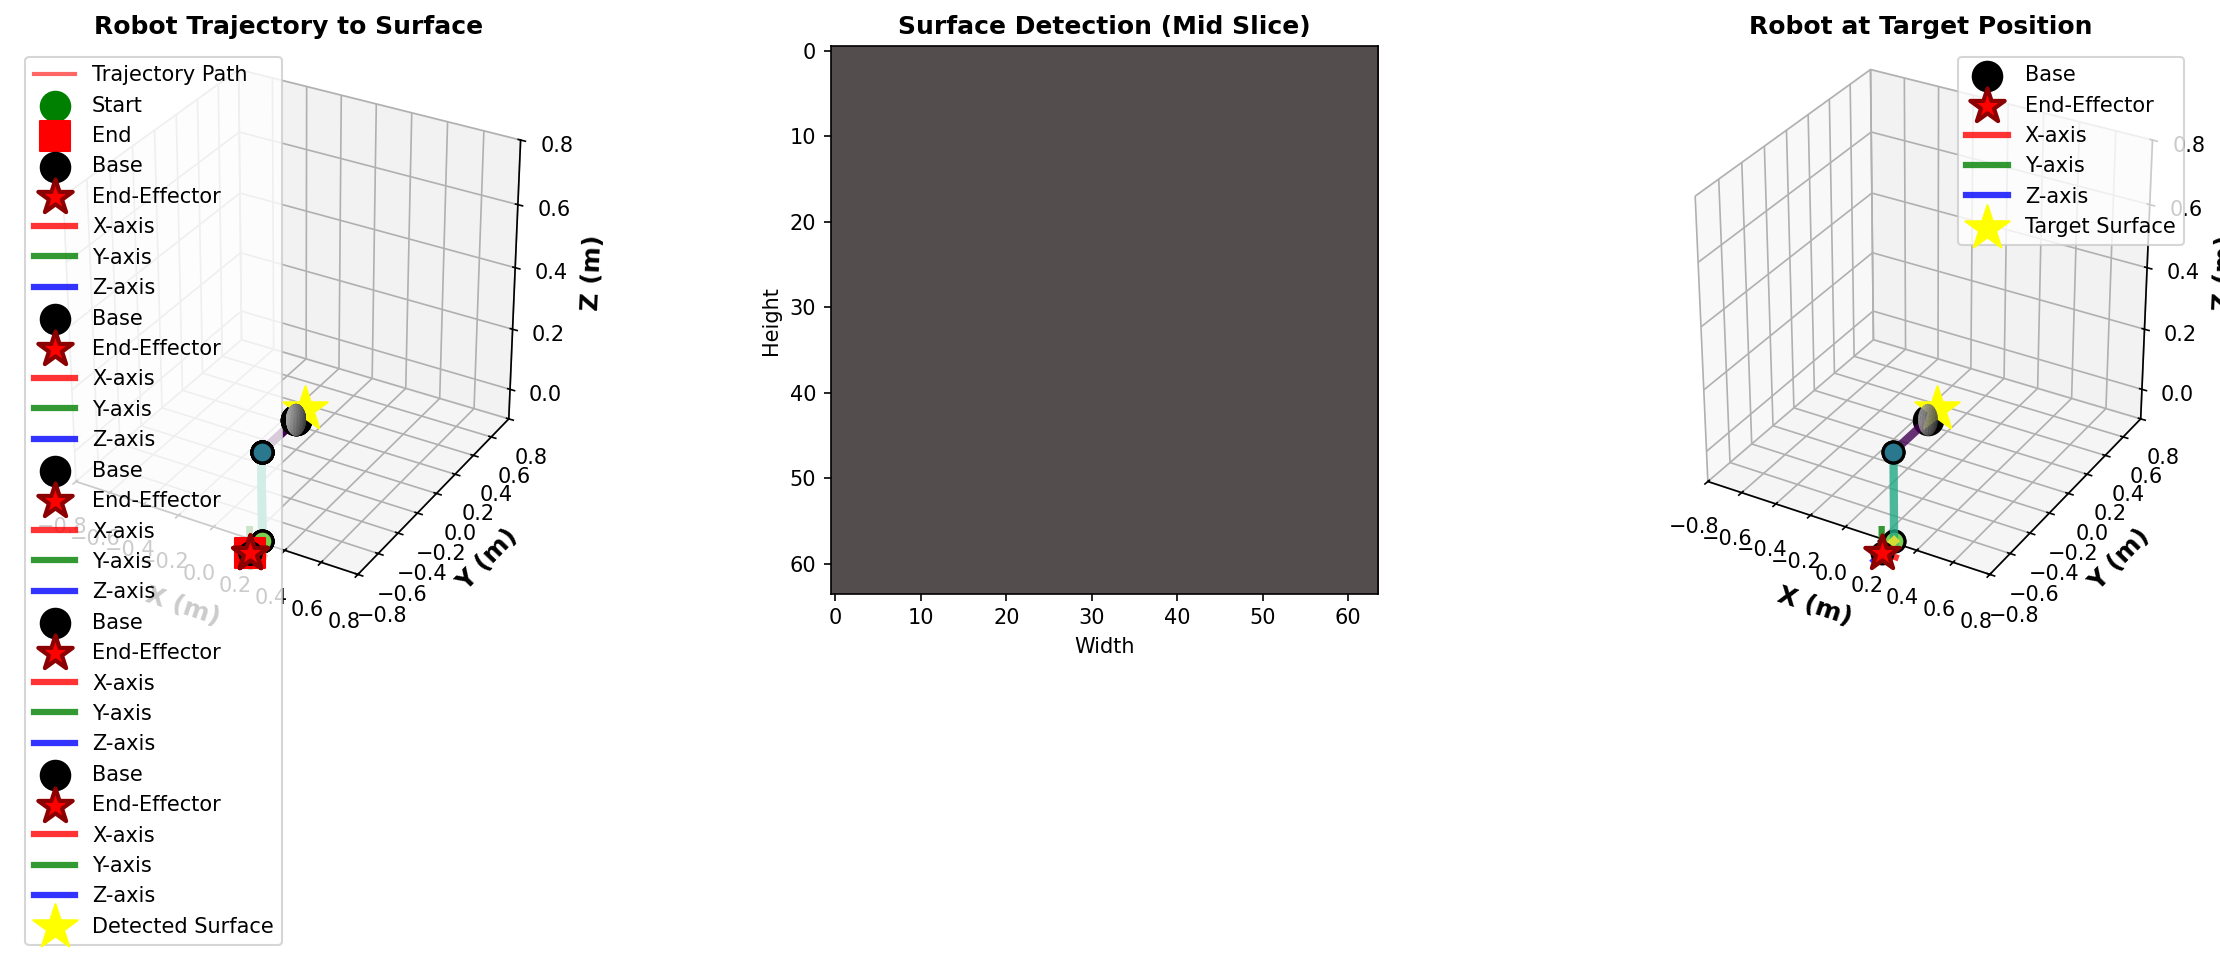

Recreate this plot in Python.
"""
Vision-Guided Robotics Integration
==================================

This module integrates the Vesuvius Surface Detection Model (Computer Vision)
with the KUKA LBR iisy 3 R760 Robot (Robotics) for vision-guided manipulation.

Integration Use Cases:
1. Surface Detection & Robot Positioning
2. Quality Inspection with Robot Manipulation
3. 3D Volume Analysis for Robot Path Planning
"""

import numpy as np
import sys
from pathlib import Path

# Add Computer Vision module to path
cv_path = Path(__file__).parent / "Computer Vision"
cv_path_str = str(cv_path)
if cv_path_str not in sys.path:
    sys.path.insert(0, cv_path_str)

# Import robotics module
from robotics import KUKALBRiisy3R760

# Import computer vision modules
# Note: Path is added to sys.path above to enable these imports
try:
    from vesuvius_model import UNet3D  # type: ignore[import-untyped]
    from inference import load_model, predict_volume  # type: ignore[import-untyped]
    CV_AVAILABLE = True
except ImportError as e:
    print(f"Warning: Computer Vision modules not available: {e}")
    CV_AVAILABLE = False
    UNet3D = None  # type: ignore[assignment]
    load_model = None  # type: ignore[assignment]
    predict_volume = None  # type: ignore[assignment]


class VisionGuidedRobot:
    """
    Integrated system combining Computer Vision and Robotics.
    
    This class demonstrates how the Vesuvius surface detection model
    can guide robot manipulation tasks.
    """
    
    def __init__(self, cv_model_path=None):
        """
        Initialize the integrated system.
        
        Args:
            cv_model_path: Path to trained CV model checkpoint (optional)
        """
        # Initialize robot
        self.robot = KUKALBRiisy3R760()
        
        # Initialize computer vision model
        self.cv_model = None
        if CV_AVAILABLE:
            if cv_model_path:
                try:
                    self.cv_model = load_model(cv_model_path, device='cpu')
                    print("[OK] Computer Vision model loaded successfully")
                except Exception as e:
                    print(f"Warning: Could not load CV model: {e}")
                    print("Using untrained model for demonstration")
                    self.cv_model = UNet3D(in_ch=1, base_ch=32, out_ch=1)
            else:
                # Use untrained model for demonstration
                self.cv_model = UNet3D(in_ch=1, base_ch=32, out_ch=1)
                print("Using untrained CV model for demonstration")
        else:
            print("Computer Vision module not available")
    
    def detect_surface_regions(self, volume_data):
        """
        Detect surface/ink regions in 3D volume using CV model.
        
        Args:
            volume_data: 3D numpy array [D, H, W] or [C, D, H, W]
            
        Returns:
            predictions: Binary predictions of surface regions
            probabilities: Probability map
        """
        if not CV_AVAILABLE or self.cv_model is None:
            raise RuntimeError("Computer Vision model not available")
        
        predictions, probabilities = predict_volume(
            self.cv_model, volume_data, device='cpu', threshold=0.5
        )
        
        return predictions, probabilities
    
    def find_surface_centroid(self, predictions):
        """
        Find the centroid of detected surface regions.
        
        Args:
            predictions: Binary prediction array [D, H, W]
            
        Returns:
            centroid: 3D position (x, y, z) in volume coordinates
        """
        # Find all positive voxels
        positive_voxels = np.argwhere(predictions > 0)
        
        if len(positive_voxels) == 0:
            return None
        
        # Calculate centroid
        centroid = np.mean(positive_voxels, axis=0)
        
        # Convert from volume coordinates to robot coordinates
        # This is a simplified mapping - adjust based on your setup
        # Assuming volume is in mm and needs scaling/translation
        robot_position = centroid * 0.001  # Convert mm to meters (example)
        
        return robot_position
    
    def plan_robot_path_to_surface(self, target_position, approach_distance=0.1):
        """
        Plan robot trajectory to approach detected surface.
        
        Args:
            target_position: 3D target position in robot frame (m)
            approach_distance: Distance to maintain from surface (m)
            
        Returns:
            trajectory: Array of joint angles for trajectory
        """
        # Get current robot position
        current_angles = np.zeros(6)  # Start from home position
        current_pos, _ = self.robot.forward_kinematics(current_angles)
        
        # Calculate approach position (offset from target)
        # Approach from above (negative z direction)
        approach_pos = target_position.copy()
        approach_pos[2] += approach_distance
        
        # Plan trajectory: current -> approach -> target
        # Step 1: Move to approach position
        ik_approach, success1 = self.robot.inverse_kinematics_numerical(
            approach_pos, 
            target_orient=np.eye(3),
            initial_guess=current_angles
        )
        
        if not success1:
            print("Warning: Could not find IK solution for approach position")
            ik_approach = current_angles
        
        # Step 2: Move to target position
        ik_target, success2 = self.robot.inverse_kinematics_numerical(
            target_position,
            target_orient=np.eye(3),
            initial_guess=ik_approach
        )
        
        if not success2:
            print("Warning: Could not find IK solution for target position")
            ik_target = ik_approach
        
        # Generate smooth trajectory
        angles1, _, _ = self.robot.generate_trajectory_joint_space(
            current_angles, ik_approach, duration=2.0, dt=0.01
        )
        
        angles2, _, _ = self.robot.generate_trajectory_joint_space(
            ik_approach, ik_target, duration=1.0, dt=0.01
        )
        
        # Combine trajectories
        trajectory = np.vstack([angles1, angles2])
        
        return trajectory, success1 and success2
    
    def inspect_surface_with_robot(self, volume_data, inspection_positions=None):
        """
        Use robot to inspect detected surface regions.
        
        Args:
            volume_data: 3D volume data
            inspection_positions: Optional list of specific positions to inspect
            
        Returns:
            inspection_results: Dictionary with inspection data
        """
        # Detect surface regions
        print("Detecting surface regions...")
        predictions, probabilities = self.detect_surface_regions(volume_data)
        
        # Find surface centroid
        surface_centroid = self.find_surface_centroid(predictions)
        
        if surface_centroid is None:
            print("No surface regions detected")
            return None
        
        print(f"Surface centroid detected at: {surface_centroid} (m)")
        
        # Plan robot path
        print("Planning robot trajectory...")
        trajectory, success = self.plan_robot_path_to_surface(surface_centroid)
        
        if not success:
            print("Warning: Trajectory planning had issues")
        
        # Compute end-effector positions along trajectory
        ee_positions = []
        for angles in trajectory:
            pos, _ = self.robot.forward_kinematics(angles)
            ee_positions.append(pos)
        
        ee_positions = np.array(ee_positions)
        
        # Prepare results
        results = {
            'surface_centroid': surface_centroid,
            'trajectory': trajectory,
            'ee_positions': ee_positions,
            'predictions': predictions,
            'probabilities': probabilities,
            'success': success
        }
        
        return results
    
    def visualize_integrated_system(self, volume_data, results=None):
        """
        Visualize the integrated vision-robotics system.
        
        Args:
            volume_data: 3D volume data
            results: Inspection results from inspect_surface_with_robot
        """
        import matplotlib.pyplot as plt
        from mpl_toolkits.mplot3d import Axes3D
        
        if results is None:
            results = self.inspect_surface_with_robot(volume_data)
        
        if results is None:
            print("No results to visualize")
            return
        
        fig = plt.figure(figsize=(16, 6))
        
        # Plot 1: Robot trajectory
        ax1 = fig.add_subplot(131, projection='3d')
        self.robot.plot_trajectory(results['trajectory'], 
                                   trajectory_positions=results['ee_positions'],
                                   ax=ax1)
        ax1.scatter(results['surface_centroid'][0],
                   results['surface_centroid'][1],
                   results['surface_centroid'][2],
                   c='yellow', s=500, marker='*', 
                   label='Detected Surface', zorder=10)
        ax1.set_title('Robot Trajectory to Surface', fontweight='bold')
        ax1.legend()
        
        # Plot 2: Surface detection visualization (2D slice)
        ax2 = fig.add_subplot(132)
        if results['predictions'].ndim == 3:
            mid_slice = results['predictions'].shape[0] // 2
            ax2.imshow(results['predictions'][mid_slice], cmap='hot', alpha=0.7)
            ax2.set_title('Surface Detection (Mid Slice)', fontweight='bold')
            ax2.set_xlabel('Width')
            ax2.set_ylabel('Height')
        
        # Plot 3: Robot at target position
        ax3 = fig.add_subplot(133, projection='3d')
        final_angles = results['trajectory'][-1]
        self.robot.plot_robot(final_angles, ax3)
        ax3.scatter(results['surface_centroid'][0],
                   results['surface_centroid'][1],
                   results['surface_centroid'][2],
                   c='yellow', s=500, marker='*', 
                   label='Target Surface', zorder=10)
        ax3.set_title('Robot at Target Position', fontweight='bold')
        ax3.legend()
        
        plt.tight_layout()
        plt.savefig('vision_guided_robotics.png', dpi=150, bbox_inches='tight')
        print("Visualization saved to 'vision_guided_robotics.png'")
        plt.close()


def example_integration():
    """Example demonstrating the integrated system"""
    
    print("=" * 70)
    print("Vision-Guided Robotics Integration Demo")
    print("=" * 70)
    
    # Initialize integrated system
    print("\n1. Initializing integrated system...")
    system = VisionGuidedRobot()
    
    # Create dummy 3D volume data (simulating CT scan)
    print("\n2. Generating dummy 3D volume data...")
    volume = np.random.randn(64, 64, 64).astype(np.float32)
    # Add some structure to make it more interesting
    volume[20:40, 20:40, 20:40] += 2.0  # Simulated surface region
    
    # Run integrated inspection
    print("\n3. Running vision-guided robot inspection...")
    results = system.inspect_surface_with_robot(volume)
    
    if results:
        print(f"\n[OK] Surface detected at: {results['surface_centroid']} (m)")
        print(f"[OK] Trajectory generated: {len(results['trajectory'])} waypoints")
        print(f"[OK] Success: {results['success']}")
        
        # Visualize
        print("\n4. Generating visualization...")
        system.visualize_integrated_system(volume, results)
        
        print("\n" + "=" * 70)
        print("Integration Demo Complete!")
        print("=" * 70)
    else:
        print("\n[ERROR] Inspection failed - no surface detected")


if __name__ == "__main__":
    example_integration()
